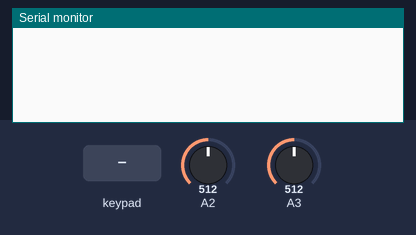
Simulated run of this sketch. Board: Arduino Leonardo, built with avr-gcc and run on an emulated ATmega32U4. On the bench: the last lines printed to the serial monitor. The inputs (shaded band) are chosen by the test bench; at power-on: A2 = 512, A3 = 512. USB keyboard and mouse output is not drawn.

Above: at 1.2 s.
1.3 s: key '0' pressed
At 2.0 s:
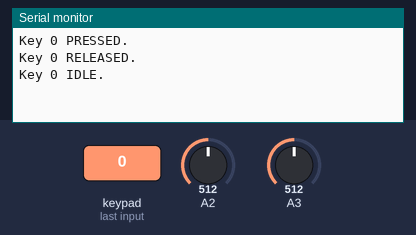
2.9 s: keypad keys 2 3 4 5 pressed 0.4 s apart
At 3.04 s:
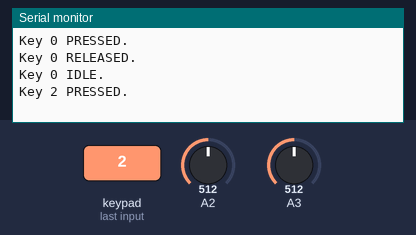
6.0 s: key '1' pressed
At 7.0 s:
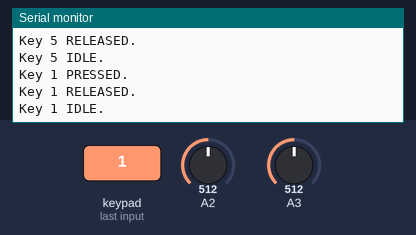
Timing chart, 0 to 9.0 s (numbered marks = the images above; inputs shaded):
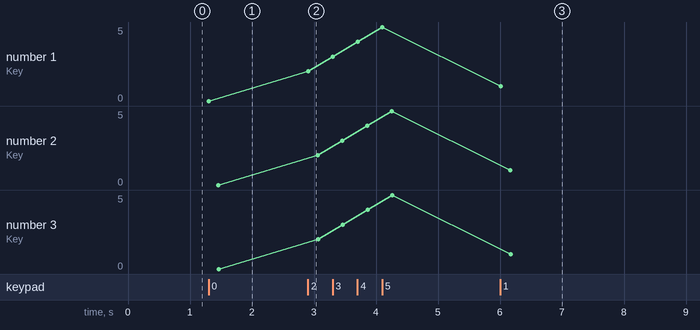

The sketch:

pspjoystick.ino
```cpp
/*
7 2 1
5 4 3
6
*/
#include "HID-Project.h"
#include <Keypad.h>
const byte ROWS = 2; //four rows
const byte COLS = 4; //three columns
char keys[ROWS][COLS] = {
	{ '0','1','2','3' },
	{ '4','5','6','7' }
};
byte rowPins[ROWS] = { 8,9 }; //connect to the row pinouts of the kpd
byte colPins[COLS] = { 2,3,4,5 }; //connect to the column pinouts of the kpd
Keypad kpd = Keypad(makeKeymap(keys), rowPins, colPins, ROWS, COLS);
unsigned long startTime;
String msg;
int sensorValueX = 0;
int sensorValueY = 0;
void setup() {
	// put your setup code here, to run once:
	Serial.begin(115200);
	startTime = millis();
	msg = "";
	Gamepad.begin();
}

void loop() {
	// put your main code here, to run repeatedly:
	sensorValueX = analogRead(A3);
	sensorValueY = analogRead(A2);
	if ((millis() - startTime)>10) {
		Gamepad.xAxis(sensorValueX);
		Gamepad.yAxis(sensorValueY);
		startTime = millis();

		Gamepad.write();
	}
	if (kpd.getKeys())
	{
		for (int i = 0; i<LIST_MAX; i++)   // Scan the whole key list.
		{
			if (kpd.key[i].stateChanged)   // Only find keys that have changed state.
			{
				switch (kpd.key[i].kstate) {  // Report active key state : IDLE, PRESSED, HOLD, or RELEASED
				case PRESSED:
					msg = " PRESSED.";
					if (kpd.key[i].kchar == '7')
						Gamepad.press(7);
					else if (kpd.key[i].kchar == '6')
						Gamepad.press(8);
					else if (kpd.key[i].kchar == '2')
						Gamepad.press(1);
					else if (kpd.key[i].kchar == '3')
						Gamepad.press(3);
					else if (kpd.key[i].kchar == '4')
						Gamepad.press(2);
					else if (kpd.key[i].kchar == '5')
						Gamepad.press(4);
					Gamepad.write();
					break;
				case HOLD:
					msg = " HOLD.";
					break;
				case RELEASED:
					if (kpd.key[i].kchar == '7')
						Gamepad.release(7);
					else if (kpd.key[i].kchar == '6')
						Gamepad.release(8);
					else if (kpd.key[i].kchar == '2')
						Gamepad.release(1);
					else if (kpd.key[i].kchar == '3')
						Gamepad.release(3);
					else if (kpd.key[i].kchar == '4')
						Gamepad.release(2);
					else if (kpd.key[i].kchar == '5')
						Gamepad.release(4);
					Gamepad.write();
					msg = " RELEASED.";

					break;
				case IDLE:
					msg = " IDLE.";
				}
				Serial.print("Key ");
				Serial.print(kpd.key[i].kchar);
				Serial.println(msg);
			}
		}
	}
}
```

Measured:
- after the input at 1.3 s, the serial monitor: prints a new line at once (image 1)
- after the input at 2.9 s, the serial monitor: prints a new line at once (image 2)
- after the input at 6.0 s, the serial monitor: prints a new line at once (image 3)
- plotted number 1: 0 → 5 after the input at 2.9 s, 5 → 1 after the input at 6.0 s
- plotted number 2: 0 → 5 after the input at 2.9 s, 5 → 1 after the input at 6.0 s
- plotted number 3: 0 → 5 after the input at 2.9 s, 5 → 1 after the input at 6.0 s
